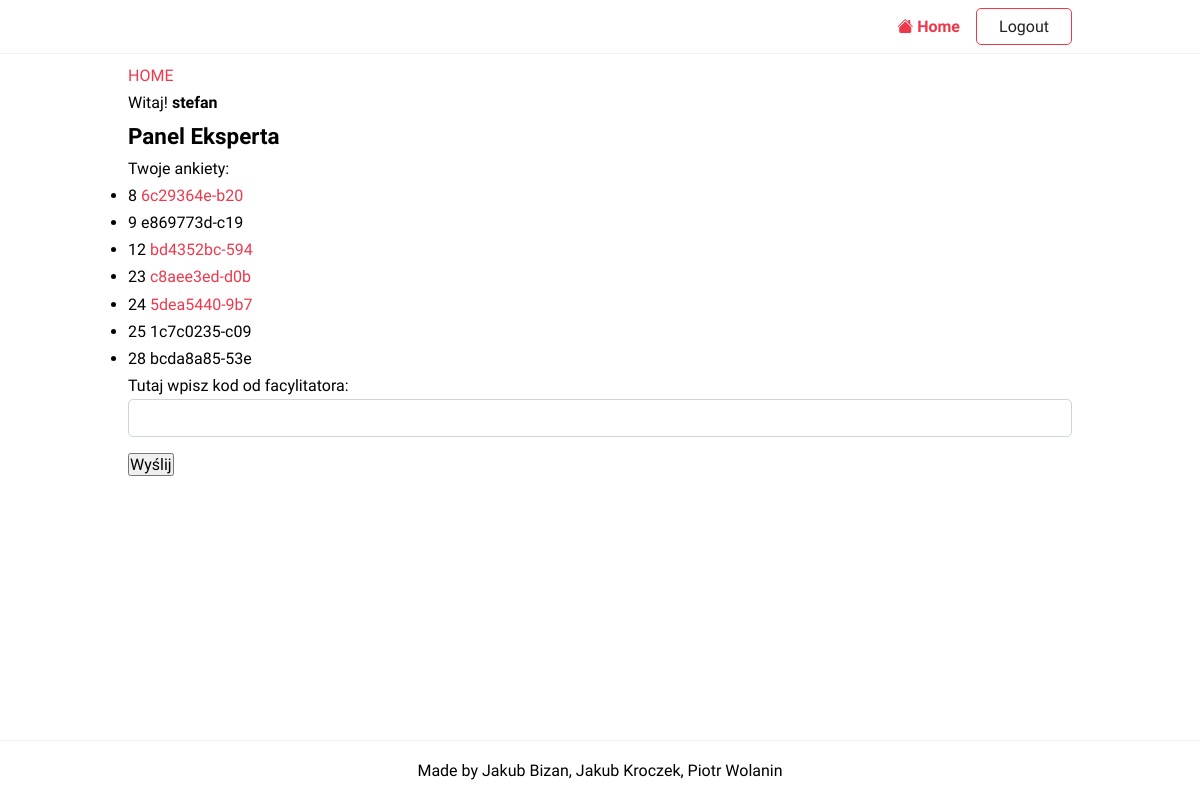
Page /panel/ (signed in) on the committed database.
### projekt/models/decisionScenarios.py (models this page shows)
class DecisionScenarios(m.Model):
    modelID = m.ForeignKey(Models, on_delete=m.CASCADE, null=True, blank=True)
    dataID = m.IntegerField(unique=True, null=True, blank=True)
    weightID = m.IntegerField(unique=True, null=True, blank=True)
    userID = m.ForeignKey(User, on_delete=m.CASCADE)
    submited = m.BooleanField(default=False)
    completed = m.BooleanField(default=False)
    url = m.CharField(max_length=100, null=True, blank=True)
    password = m.CharField(max_length=128, null=True, blank=True)

### projekt/views/expert/panel.py (the view, shortened to what this page needs)
# urls.py: path('panel/', ExpertPanel.as_view(), name='expert-panel'),
class ExpertPanel(FormView):
    template_name = "projekt/expert_panel.html"
    model = ModelExperts
    form_class = JoinScenarioForm
    def get_context_data(self, **kwargs):
        context = super().get_context_data(**kwargs)
        expertID = Experts.objects.get(user_id=self.request.user.pk)
        context['scenarios'] = DecisionScenarios.objects.filter(modelID__modelexperts__expertID=expertID)
        return context

### projekt/forms/forms.py
class JoinScenarioForm(forms.Form):
    url = forms.CharField(label="Tutaj wpisz kod od facylitatora", required=True, validators=[validate_url])

### templates/projekt/expert_panel.html (shortened to what this page needs)
{%extends 'base.html'%}
{%block content%}
<div>
    <a href={% url 'index'%}>HOME</a>
</div>
    Witaj! <b>{{  user.username }}</b><br/>
    <h2>Panel Eksperta</h2>
    <p>Twoje ankiety:</p>
    <ul>
    {% for scenario in scenarios %}
    	<li>{{ scenario.id }} {% if not scenario.completed%}<a href={% url 'questionare' scenario.url %}>{{ scenario.url }}</a>{%else%}{{scenario.url}}{% endif%}</li>
    {% endfor %}
    </ul>
<form method="post">
    {{ form.as_p }}
    <input type="submit" value="Wyślij">
</form>
{%endblock content%}

### static/projekt/css/style.css (style rules this page uses)
:root { --color-primary: #ee394c; --color-secondary: #86b7fe; --color-light: #f2f2f2; --color-gray: #ced4da; --color-dark: #212121; --color-white: #ffffff; --color-error: #e2442f; --color-warning: #ffc900; --color-info: #02a2b9; --color-success: #1ba345; --color-input: #00d1b2; --border-radius: 5px; }
* { margin: 0; padding: 0; box-sizing: border-box; text-rendering: optimizeLegibility; }
html, body { height: 100%; }
input, button, textarea { font: inherit; }
body { font-family: 'Dosis', sans-serif; font-size: 1rem; line-height: 1.7; display: flex; flex-direction: column; }
h2 { font-size: 1.4rem; }
a { color: var(--color-primary); text-decoration: none; }
form > * { display: block; margin-bottom: 0.5rem; }
form > input[type='submit'], form > button { margin: 1rem 0; }
input[type='text'], input[type='email'], input[type='password'], textarea { border-radius: var(--border-radius); border: solid 1px var(--color-gray); width: 100%; padding: 0.25rem 0.75rem; }

### projekt/static/css/style.css (style rules this page uses)
:root { --color-primary: #ee394c; --color-secondary: #86b7fe; --color-light: #f2f2f2; --color-gray: #ced4da; --color-dark: #212121; --color-white: #ffffff; --color-error: #e2442f; --color-warning: #ffc900; --color-info: #02a2b9; --color-success: #1ba345; --color-input: #00d1b2; --border-radius: 5px; }
* { margin: 0; padding: 0; box-sizing: border-box; text-rendering: optimizeLegibility; }
html, body { height: 100%; }
input, button, textarea { font: inherit; }
body { font-family: 'Dosis', sans-serif; font-size: 1rem; line-height: 1.7; display: flex; flex-direction: column; }
h2 { font-size: 1.4rem; }
a { color: var(--color-primary); text-decoration: none; }
form > * { display: block; margin-bottom: 0.5rem; }
form > input[type='submit'], form > button { margin: 1rem 0; }
input[type='text'], input[type='email'], input[type='password'], textarea { border-radius: var(--border-radius); border: solid 1px var(--color-gray); width: 100%; padding: 0.25rem 0.75rem; }

### rows in the picture
DecisionScenarios: id "8", url "6c29364e-b20"
DecisionScenarios: id "9", url "e869773d-c19"
DecisionScenarios: id "12", url "bd4352bc-594"
DecisionScenarios: id "23", url "c8aee3ed-d0b"
DecisionScenarios: id "24", url "5dea5440-9b7"
DecisionScenarios: id "25", url "1c7c0235-c09"
DecisionScenarios: id "28", url "bcda8a85-53e"

### other values in the picture
{{ user.username }} "stefan"
